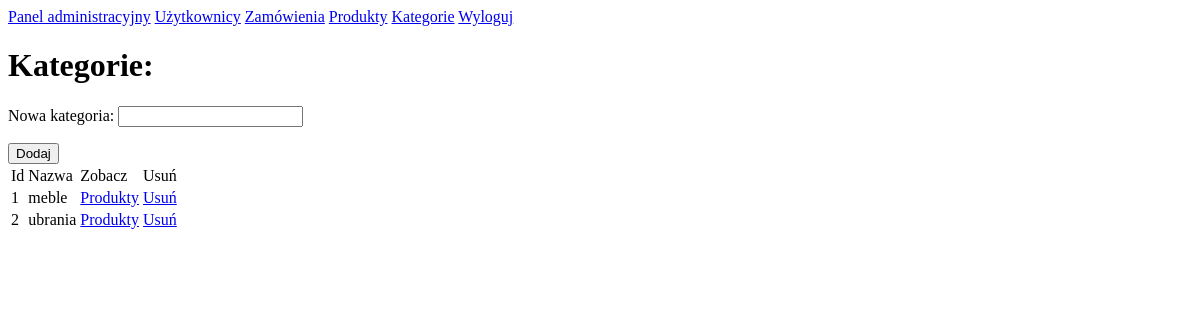
/categoriesPanel.php (signed in), run on an earlier commit of the app's database.
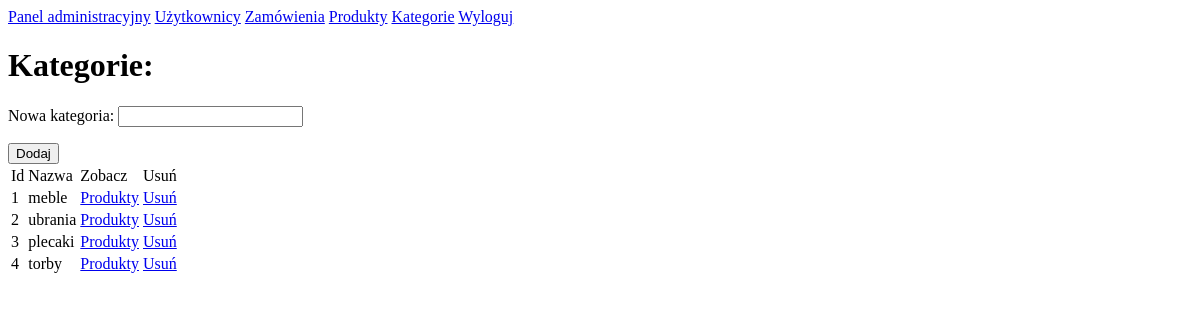
And on a later commit of the database.
### tables this page shows
CREATE TABLE IF NOT EXISTS `Categories` (
  `id` int(11) NOT NULL AUTO_INCREMENT,
  `name` varchar(200) NOT NULL,
  PRIMARY KEY (`id`),
  UNIQUE KEY `name` (`name`)
);

### src/Category.php (called while the page is built, shortened)
<?php
class Category
{
    static private $connection = null;
    static public function SetConnection(mysqli $newConnection)
    {
        self::$connection = $newConnection;
    }
    static public function GetAllCategories()
    {
        $sql = "SELECT * FROM Categories ORDER BY id ASC";
        $result = self::$connection->query($sql);
        if($result !== FALSE) {
            if($result->num_rows > 0) {
                $ret = [];
                while ($row = $result->fetch_assoc()) {
                    $category = new Category($row['id'], $row['name']);
                    $ret[] = $category;
                }
                return $ret;
            }
        }
        return false;
    }
    private $id;
    private $name;
    public function __construct($newId, $newName)
    {
        $this->id = $newId;
    }
    public function getId()
    {
        return $this->id;
    }
    public function getName()
    {
        return $this->name;
    }
    public function setName($name)
    {
        $this->name = $name;
    }
}

### categoriesPanel.php (the view, shortened to what this page needs)
<?php
require_once("./src/Header.php");
echo("<h1>Kategorie: </h1>");
echo("<form method='post'>
<p>
<label>
Nowa kategoria:
<input type='text' name='newCategory'>
</label>
</p>
<input type='submit' value='Dodaj'>
</form>");
$allCategories = Category::GetAllCategories();
echo("<table <tr><td>Id</td><td>Nazwa</td><td>Zobacz</td><td>Usuń</td></tr>");
foreach ($allCategories as $categoryToShow) {
    $categoryId = $categoryToShow->getId();
    echo("<tr>");
    echo("<td>" . $categoryId . "</td>");
    echo("<td>" . $categoryToShow->getName() . "</td>");
    echo("<td> <a href='productsPanel.php?show=$categoryId'>Produkty</a></td>");
    echo("<td> <a href='categoriesPanel.php?remove=$categoryId'>Usuń</a></td></tr>");
}
echo("</table>");
require_once("./src/Footer.php");

What changed in the data, as far as the page shows it:
added categories: id "3", name "plecaki"
added categories: id "4", name "torby"
